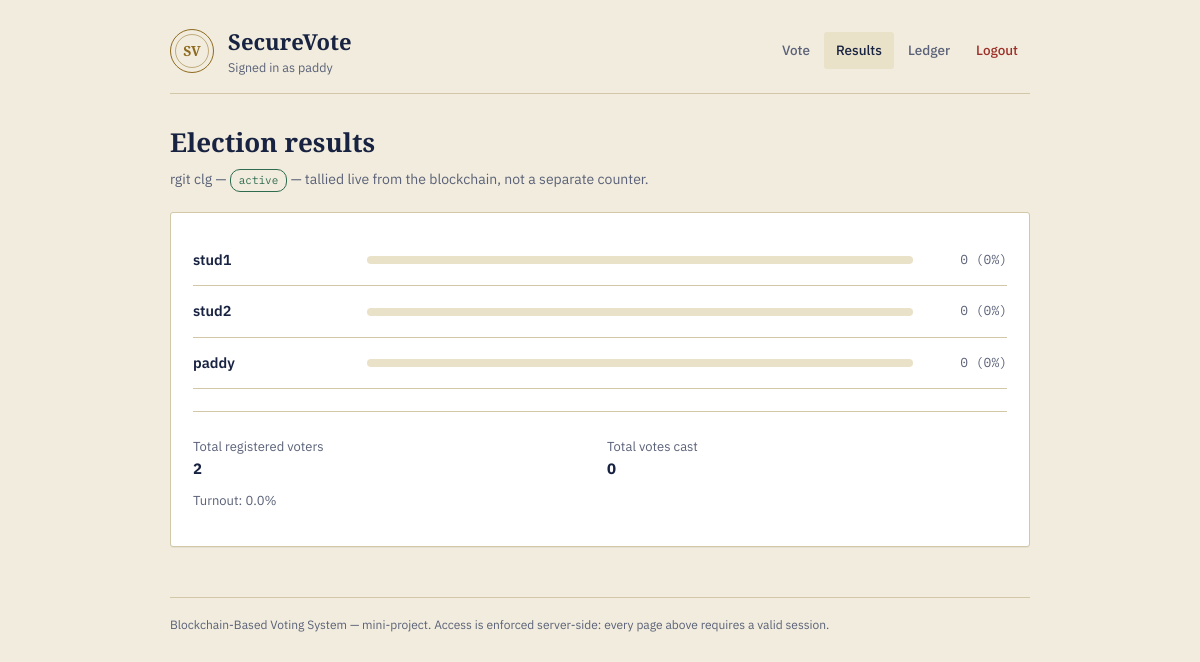
The page /results (signed in) on the database its author committed.
### tables this page shows
CREATE TABLE candidates (
            id INTEGER PRIMARY KEY AUTOINCREMENT,
            election_id INTEGER NOT NULL REFERENCES elections(id),
            name TEXT NOT NULL,
            party TEXT,
            contract_candidate_id INTEGER
        );

CREATE TABLE elections (
            id INTEGER PRIMARY KEY AUTOINCREMENT,
            name TEXT NOT NULL,
            start_time TEXT,
            end_time TEXT,
            status TEXT NOT NULL DEFAULT 'pending'  -- pending | active | ended
        );

### app.py (the view)
@app.route("/results")
@login_required
def results():
    conn = get_conn()
    election = get_active_election(conn) or conn.execute(
        "SELECT * FROM elections ORDER BY id DESC LIMIT 1"
    ).fetchone()
    candidates = []
    counts = {}
    total_voters = conn.execute("SELECT COUNT(*) c FROM users WHERE is_admin=0").fetchone()["c"]
    total_votes = 0
    if election:
        candidates = conn.execute(
            "SELECT * FROM candidates WHERE election_id=?", (election["id"],)
        ).fetchall()
        counts = {}
        try:
            onchain = ethereum.results()
            mapped = conn.execute("SELECT id, contract_candidate_id FROM candidates WHERE election_id=?", (election["id"],)).fetchall()
            for row in mapped:
                cid = row["contract_candidate_id"]
                counts[row["id"]] = onchain[cid - 1][1] if cid and 0 < cid <= len(onchain) else 0
            total_votes = sum(counts.values())
        except Exception:
            total_votes = 0
    conn.close()
    return render_template(
        "results.html",
        election=election,
        candidates=candidates,
        counts=counts,
        total_voters=total_voters,
        total_votes=total_votes,
    )

### app.py (called while the page is built)
def login_required(view):
    @functools.wraps(view)
    def wrapped(*args, **kwargs):
        if not session.get("user_id"):
            flash("Please log in to continue.", "err")
            return redirect(url_for("login"))
        return view(*args, **kwargs)
    return wrapped

def get_active_election(conn):
    return conn.execute(
        "SELECT * FROM elections WHERE status='active' ORDER BY id DESC LIMIT 1"
    ).fetchone()

### blockchain/ethereum.py (called while the page is built)
    def results(self):
        names, counts = self.contract.functions.getResults().call()
        return list(
            zip(
                names,
                [int(x) for x in counts]
            )
        )

### database/db.py (called while the page is built)
def get_conn():
    os.makedirs(os.path.dirname(DB_PATH), exist_ok=True)
    conn = sqlite3.connect(DB_PATH)
    conn.row_factory = sqlite3.Row
    conn.execute("PRAGMA foreign_keys = ON")
    return conn

### templates/results.html (shortened to what this page needs)
{% extends "base.html" %}
{% set active = 'results' %}
{% block content %}
<h1 class="page-title">Election results</h1>
{% if not election %}
  <p class="section-sub">No election has been created yet.</p>
{% else %}
  <p class="section-sub">{{ election.name }} — <span class="badge {{ election.status }}">{{ election.status }}</span> — tallied live from the blockchain, not a separate counter.</p>
  <div class="card">
    {% if not candidates %}
      <div class="empty-note">No candidates in this election.</div>
    {% else %}
      {% for c in candidates|sort(attribute='id', reverse=false) %}
        {% set n = counts.get(c.id, 0) %}
        {% set pct = ((n / total_votes) * 100) | round(1) if total_votes else 0 %}
        <div class="candidate-row">
          <div style="flex:0 0 auto; min-width:160px;">
            <div class="cand-name">{{ c.name }}</div>
          </div>
          <div class="cand-bar-wrap"><div class="cand-bar" style="width:{{ pct }}%"></div></div>
          <div class="cand-count">{{ n }} ({{ pct }}%)</div>
        </div>
      {% endfor %}
      <div class="hr"></div>
      <div class="grid-2">
        <div><span class="muted">Total registered voters</span><br><b>{{ total_voters }}</b></div>
        <div><span class="muted">Total votes cast</span><br><b>{{ total_votes }}</b></div>
      </div>
      {% if total_voters %}
        <p class="muted" style="margin-top:10px;">Turnout: {{ ((total_votes / total_voters) * 100) | round(1) }}%</p>
      {% endif %}
    {% endif %}
  </div>
{% endif %}
{% endblock %}

### templates/base.html (shortened to what this page needs)
<!DOCTYPE html>
<html lang="en">
<head>
<link rel="stylesheet" href="{{ url_for('static', filename='css/style.css') }}">
</head>
<body>
<div class="{{ 'wrap-narrow' if narrow else 'wrap' }}">
  <header class="top">
    <div class="top-row">
      <div class="seal">SV</div>
      <div class="top-text">
        <h1>SecureVote</h1>
        {% if session.get('name') %}<div class="who">Signed in as {{ session['name'] }}{% if session.get('is_admin') %} (Administrator){% endif %}</div>{% endif %}
      </div>
      <nav class="tabs">
        {% if session.get('is_admin') %}
          <a href="{{ url_for('admin_dashboard') }}" class="{{ 'active' if active=='admin' }}">Admin</a>
          <a href="{{ url_for('admin_voters') }}" class="{{ 'active' if active=='voters' }}">Voters</a>
          <a href="{{ url_for('results') }}" class="{{ 'active' if active=='results' }}">Results</a>
          <a href="{{ url_for('blockchain_view') }}" class="{{ 'active' if active=='ledger' }}">Ledger</a>
          <a href="{{ url_for('logout') }}" class="logout">Logout</a>
        {% elif session.get('user_id') %}
          <a href="{{ url_for('dashboard') }}" class="{{ 'active' if active=='dashboard' }}">Vote</a>
          <a href="{{ url_for('results') }}" class="{{ 'active' if active=='results' }}">Results</a>
          <a href="{{ url_for('blockchain_view') }}" class="{{ 'active' if active=='ledger' }}">Ledger</a>
          <a href="{{ url_for('logout') }}" class="logout">Logout</a>
        {% else %}
          <a href="{{ url_for('login') }}" class="{{ 'active' if active=='login' }}">Voter Login</a>
          <a href="{{ url_for('register') }}" class="{{ 'active' if active=='register' }}">Register</a>
          <a href="{{ url_for('admin_login') }}" class="{{ 'active' if active=='admin_login' }}">Admin</a>
        {% endif %}
      </nav>
    </div>
  </header>
  {% block content %}{% endblock %}
  <footer>
    Blockchain-Based Voting System — mini-project. Access is enforced server-side: every page above requires a valid session.
  </footer>
</div>
</body>
</html>

### static/css/style.css (style rules this page uses)
:root { --bg:#F1ECDD; --surface:#FFFFFF; --surface-alt:#E9E1C8; --ink:#182241; --ink-soft:#5A6178; --gold:#8E6A1F; --green:#2F6B4F; --red:#9C2E27; --line:#D2C7A6; --shadow: 0 1px 0 rgba(24,34,65,0.06); --radius:3px; --sans:'IBM Plex Sans', system-ui, sans-serif; --serif:'Spectral', Georgia, serif; --mono:'IBM Plex Mono', Consolas, monospace; }
* { box-sizing:border-box; }
html,body { margin:0;padding:0; }
body { background:var(--bg); color:var(--ink); font-family:var(--sans); font-size:15px; line-height:1.55; -webkit-font-smoothing:antialiased; }
a { color:inherit; }
.wrap { max-width:900px; margin:0 auto; padding:0 20px 80px; }
header.top { border-bottom:1px solid var(--line); padding:24px 0 0; margin-bottom:28px; }
.top-row { display:flex; align-items:center; gap:14px; padding-bottom:16px; flex-wrap:wrap; }
.seal { flex:0 0 auto; width:44px;height:44px; border-radius:50%; border:1.5px solid var(--gold); display:flex;align-items:center;justify-content:center; font-family:var(--serif); font-weight:600; font-size:14px; color:var(--gold); position:relative; }
.seal::before { content:""; position:absolute; inset:4px; border:1px solid var(--gold); border-radius:50%; opacity:0.5; }
.top-text h1 { font-family:var(--serif); font-weight:600; font-size:22px; margin:0; }
.top-text .who { font-size:12.5px; color:var(--ink-soft); }
nav.tabs { display:flex; gap:2px; margin-left:auto; flex-wrap:wrap; }
nav.tabs a { font-family:var(--sans); font-weight:500; font-size:13.5px; color:var(--ink-soft); text-decoration:none; padding:8px 12px; border-radius:var(--radius); }
nav.tabs a.active { color:var(--ink); background:var(--surface-alt); }
nav.tabs a.logout { color:var(--red); }
h1.page-title { font-family:var(--serif); font-weight:600; font-size:26px; margin:0 0 6px; }
p.section-sub { color:var(--ink-soft); margin:0 0 20px; font-size:14px; max-width:62ch; }
.card { background:var(--surface); border:1px solid var(--line); border-radius:var(--radius); padding:22px; box-shadow:var(--shadow); margin-bottom:18px; }
.badge { display:inline-flex; align-items:center; gap:5px; font-size:11px; font-family:var(--mono); padding:2px 8px; border-radius:10px; border:1px solid var(--line); color:var(--ink-soft); }
.badge.active { border-color:var(--green); color:var(--green); }
.candidate-row { display:flex; align-items:center; gap:14px; padding:14px 0; border-bottom:1px solid var(--line); }
.cand-name { font-weight:600; font-size:14.5px; }
.cand-bar-wrap { flex:1 1 auto; height:8px; background:var(--surface-alt); border-radius:4px; overflow:hidden; min-width:60px; }
.cand-count { font-family:var(--mono); font-size:13px; flex:0 0 auto; min-width:80px; text-align:right; color:var(--ink-soft); }
.hr { border:none; border-top:1px solid var(--line); margin:22px 0; }
.muted { color:var(--ink-soft); font-size:13px; }
.grid-2 { display:grid; grid-template-columns:1fr 1fr; gap:14px; }
footer { margin-top:50px; padding-top:18px; border-top:1px solid var(--line); color:var(--ink-soft); font-size:12px; }

### rows shown on the page
candidates: name "paddy", n "0", pct "0"
elections: name "rgit clg", status "active"
candidates: name "stud1", n "0", pct "0"
candidates: name "stud2", n "0", pct "0"

### other values the page prints
{{ total_voters }} "2"
{{ total_votes }} "0"
{{ ((total_votes / total_voters) * 100) | round(1) }} "0.0"
